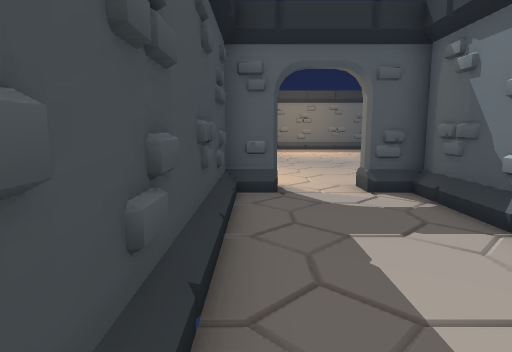
View 1 (above)

20 first-person views from a walk through a Unity game level. The camera is 1.4 m above the floor, tilts 8° down and sees 75° across. Doors are open. The floor is counted in squares, 1 m on a side. Each view is taken from the middle of a square. On the plan, view 1 faces up. The plan holds only what a view shows up to about 15 squares ahead; the rest is blank. The place goes on beyond the plan. Some animated figures are left out.

View 2
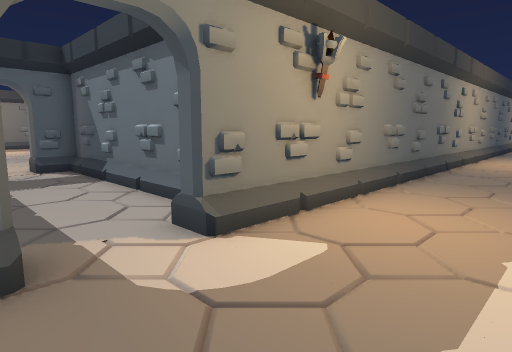

View 3
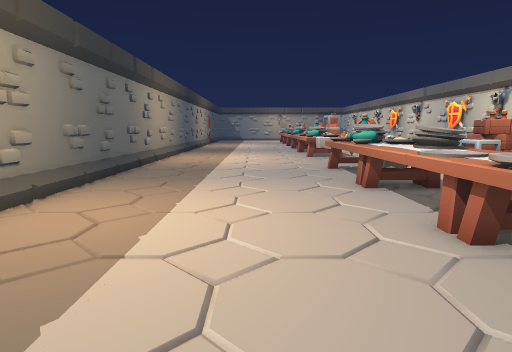

View 4
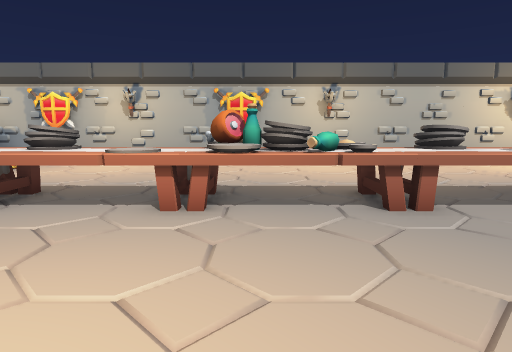

View 5
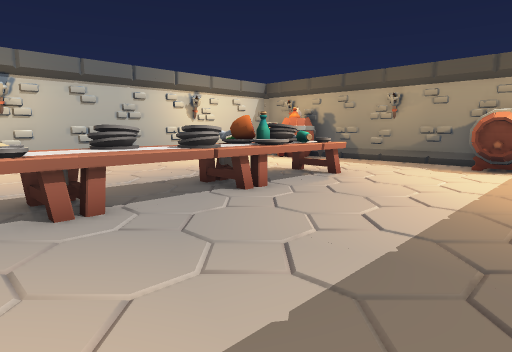

View 6
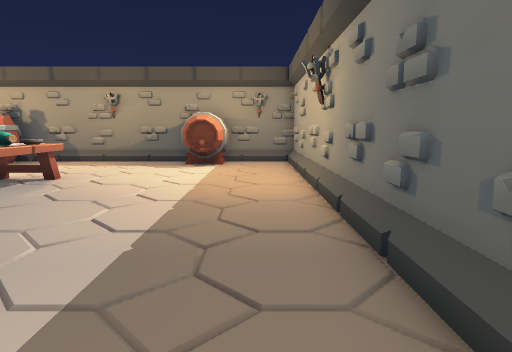

View 7
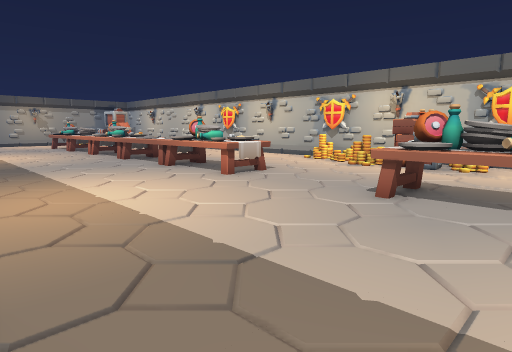

View 8
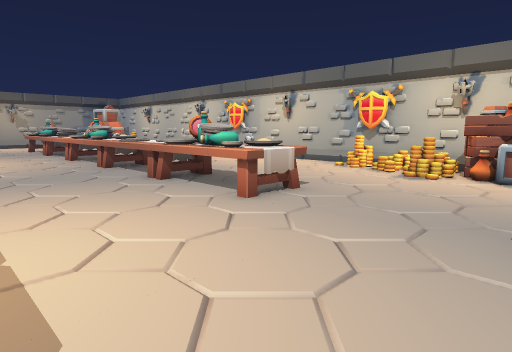

View 9
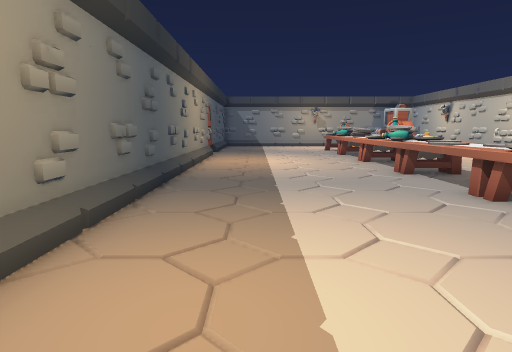

View 10
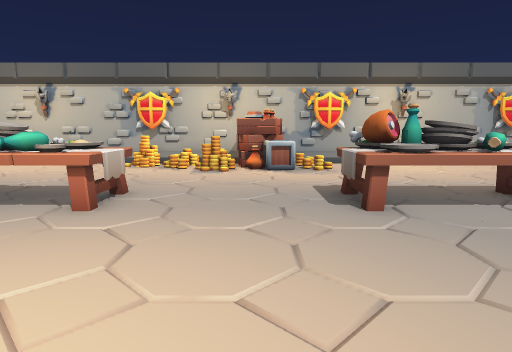

View 11
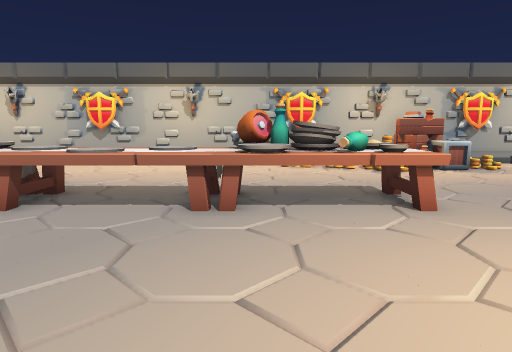

View 12
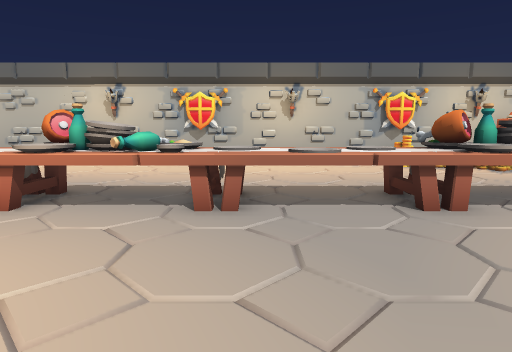

View 13
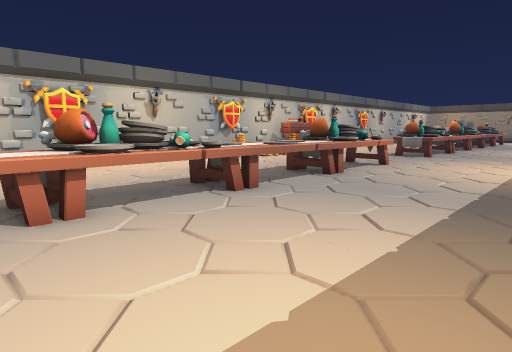

View 14
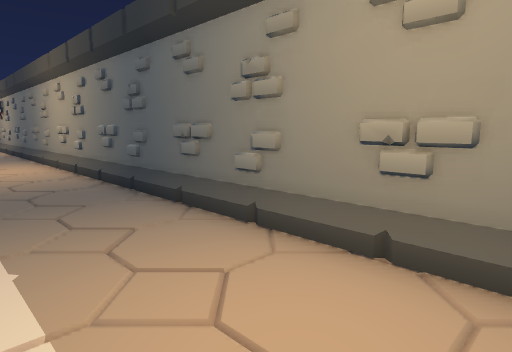

View 15
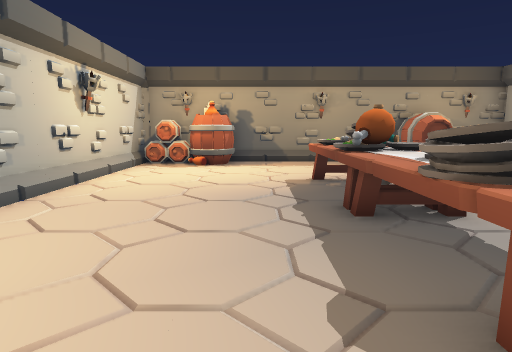

View 16
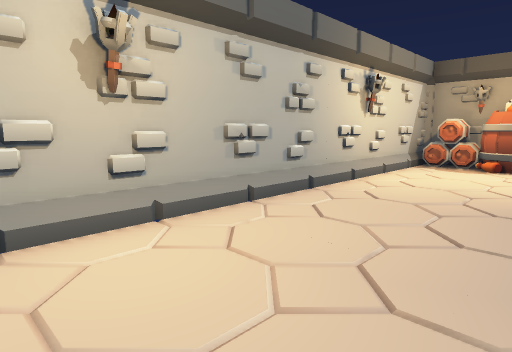

View 17
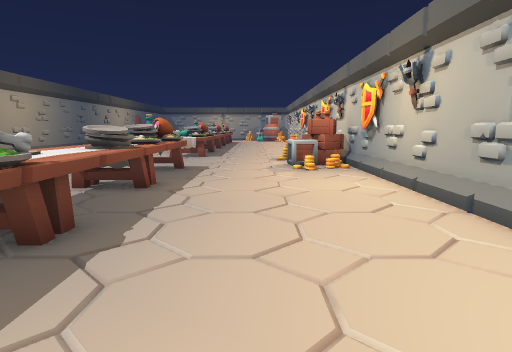

View 18
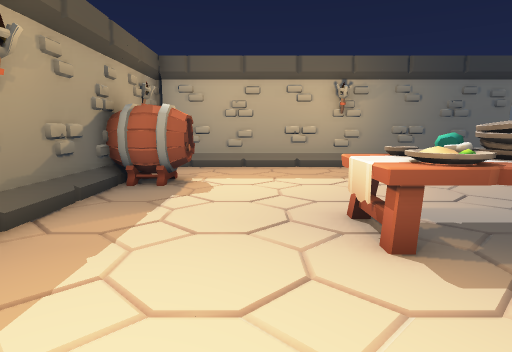

View 19
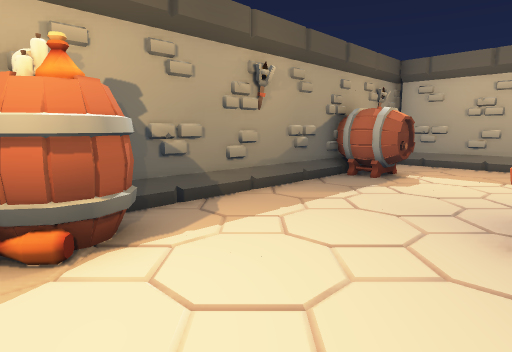

View 20
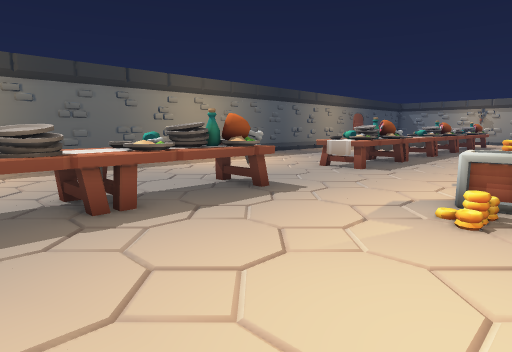

### Floor plan
Points are (right, up) in squares from view 1. A wall is a line through its corners. A room is listed if a view was taken in it or the views show most of it. See-through windows are left out.
Room 1 (view 1)
walls: (0.5, 7.5) (-0.8, 7.5); (-0.7, 7.2) (-0.7, 0.8); (3.7, 0.8) (3.7, 7.5) (2.5, 7.5) (2.5, 8)
ways out: opening at (1.5, -1) to room 2; opening at (1.5, 8)
Room 2 (views 2, 3, 4, 5, 6, 7, 8, 9, 10, 11, 12, 13, 14, 15, 16, 17, 18, 19, 20)
walls: (0.5, -1.4) (-12.7, -1.4) (-12.7, -16.9) (30.5, -16.9); (29.6, -1.4) (2.5, -1.4) (2.5, -0.6)
ways out: opening at (1.5, -1) to room 1
objects: other object (-12, -16); barrel (-12, -15) to (-11, -13); other object (-12, -6) to (-11, -4); table (-7, -10) to (-4, -9); table (-3, -10) to (0, -9); table (1, -10) to (3, -9); table (4, -10) to (8, -9); table (9, -10) to (12, -9); crate (13, -16) to (15, -15); other object (16, -15); table (17, -10) to (20, -9); other object (18, -16); table (21, -10) to (25, -9); table (26, -10) to (28, -9); table (29, -10) to (30, -9)

Where each view was taken, in squares from view 1:
view 1: 0 up, 0 right, facing up
view 2: 5 down, 0 right, facing up-right
view 3: 6 down, 0 right, facing right
view 4: 3 down, 3 right, facing down
view 5: 3 down, 2 right, facing down-left
view 6: 3 down, 2 right, facing left
view 7: 2 down, 9 right, facing down-right
view 8: 4 down, 12 right, facing down-right
view 9: 4 down, 14 right, facing right
view 10: 3 down, 14 right, facing down
view 11: 3 down, 20 right, facing down
view 12: 3 down, 24 right, facing down
view 13: 3 down, 30 right, facing down-left
view 14: 5 down, 30 right, facing up-left
view 15: 12 down, 2 right, facing left
view 16: 12 down, 2 right, facing down-left
view 17: 13 down, 0 right, facing right
view 18: 14 down, 9 left, facing up
view 19: 15 down, 7 left, facing up-left
view 20: 16 down, 6 right, facing up-right
